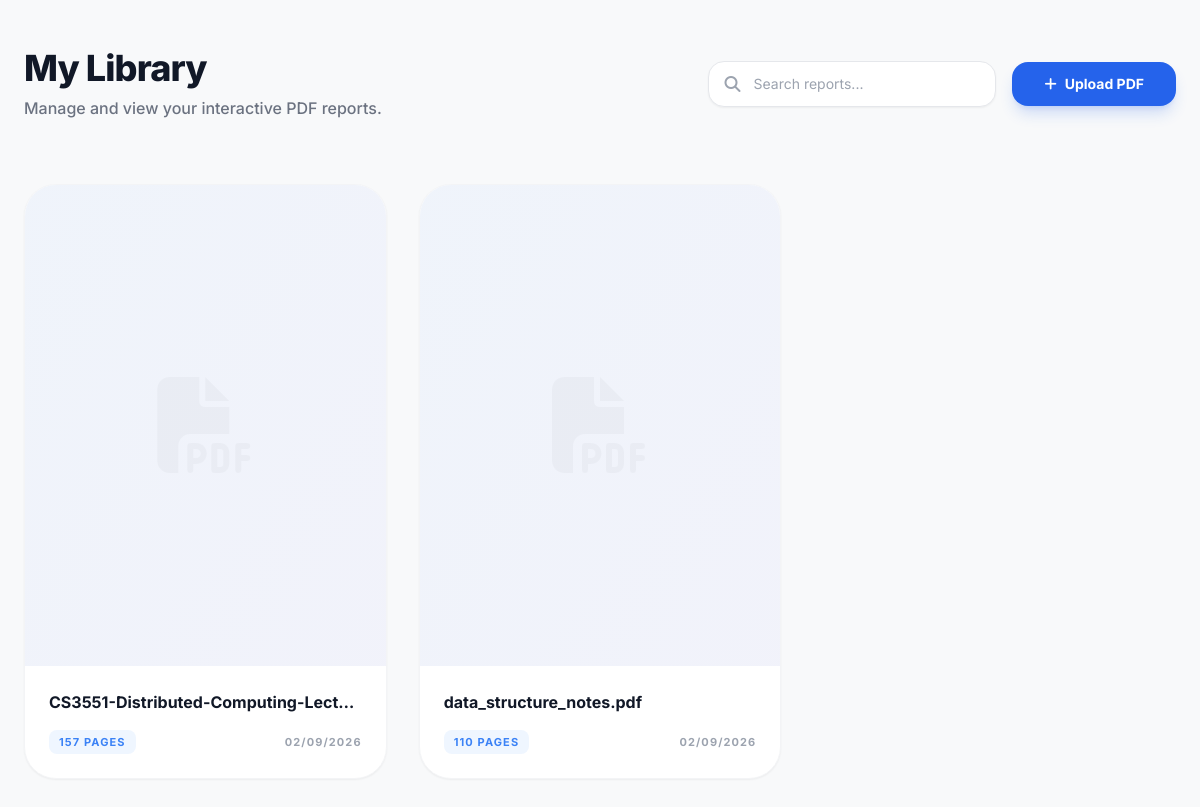
Before: / with the older database file.
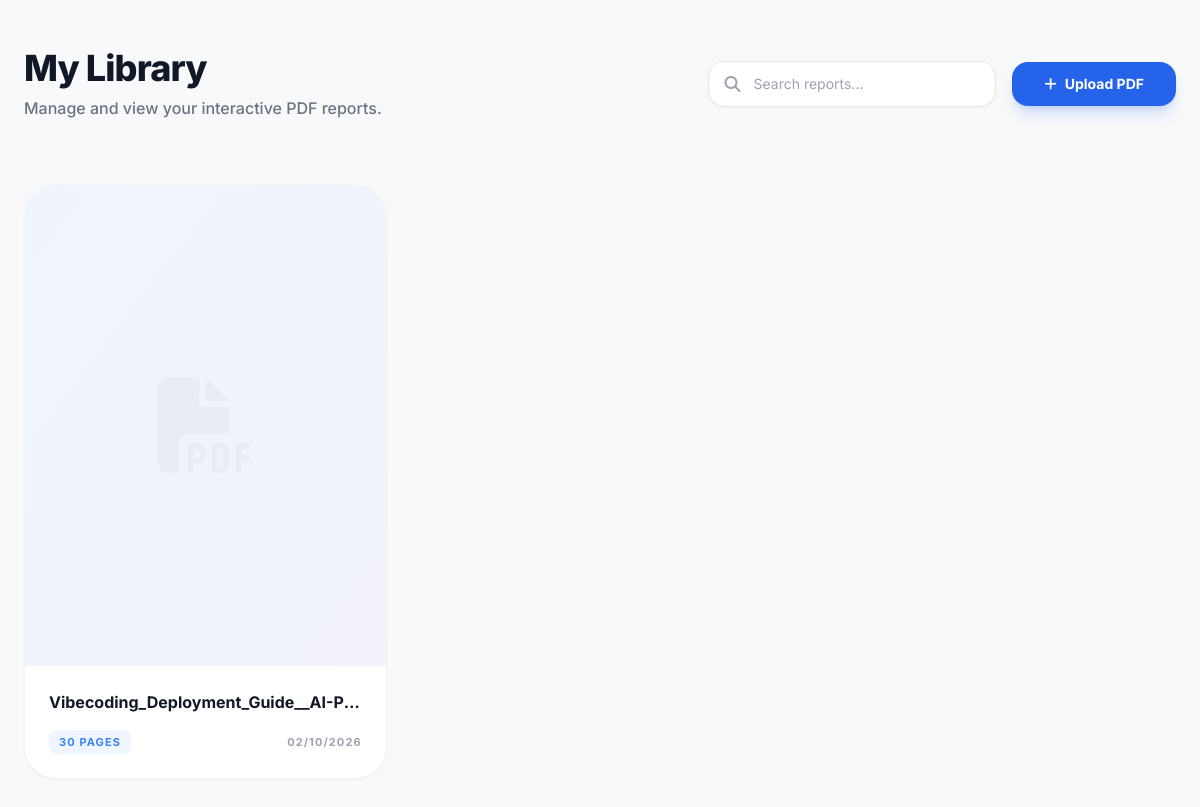
After: the same page with the newer database file.
### app.py (models this page shows)
class Book(db.Model):
    id = db.Column(db.Integer, primary_key=True)
    title = db.Column(db.String(255), nullable=False)
    filename = db.Column(db.String(255), nullable=False)
    page_count = db.Column(db.Integer)
    created_at = db.Column(db.DateTime, default=datetime.utcnow)
    notes = db.relationship('Note', backref='book', lazy=True, cascade="all, delete-orphan")
    highlights = db.relationship('Highlight', backref='book', lazy=True, cascade="all, delete-orphan")

### app.py (the view)
@app.route('/')
def index():
    try:
        books = Book.query.order_by(Book.created_at.desc()).all()
        return render_template('index.html', books=books)
    except Exception as e:
        print(f"Index error: {str(e)}")
        return jsonify({'error': 'Database connection failed'}), 503

### app.py (called while the page is built, shortened)
@app.before_request
def before_request():
    global _db_initialized, _db_error

### templates/index.html (shortened to what this page needs)
{% extends "base.html" %}
{% block content %}
<div class="animate-fade-in max-w-7xl mx-auto py-12 px-6">
    <header class="flex flex-col md:flex-row md:items-center justify-between gap-6 mb-16">
        <div>
            <h1 class="text-4xl font-extrabold tracking-tight text-gray-900 mb-2">My Library</h1>
            <p class="text-gray-500 font-medium">Manage and view your interactive PDF reports.</p>
        </div>
        <div class="flex items-center gap-4">
            <div class="relative hidden sm:block">
                <i class="fas fa-search absolute left-4 top-1/2 -translate-y-1/2 text-gray-400"></i>
                <input type="text" placeholder="Search reports..."
                    class="bg-white border border-gray-200 rounded-2xl pl-11 pr-6 py-3 text-sm text-gray-700 focus:outline-none focus:ring-4 focus:ring-blue-500/10 focus:border-blue-500 w-72 transition-all shadow-sm">
            </div>
            <button id="upload-trigger"
                class="px-8 py-3 bg-blue-600 hover:bg-blue-700 text-white text-sm font-bold rounded-2xl shadow-lg shadow-blue-600/20 transition-all flex items-center gap-2 active:scale-95">
                <i class="fas fa-plus"></i>
                Upload PDF
            </button>
        </div>
    </header>
    <div class="grid grid-cols-1 md:grid-cols-2 lg:grid-cols-3 xl:grid-cols-4 gap-8">
        {% for book in books %}
        <div
            class="bg-white rounded-[2rem] border border-gray-100 shadow-sm overflow-hidden group hover:shadow-xl hover:-translate-y-1 transition-all duration-300">
            <div class="aspect-[3/4] bg-gray-50 relative overflow-hidden">
                <div class="absolute inset-0 bg-gradient-to-br from-blue-500/5 to-indigo-500/5"></div>
                <div
                    class="absolute inset-0 flex items-center justify-center opacity-20 group-hover:scale-110 transition-transform duration-700">
                    <i class="fas fa-file-pdf text-8xl text-gray-300"></i>
                </div>
            </div>
            <div class="p-6">
                <div class="flex items-start justify-between gap-3 mb-4">
                    <h4 class="text-gray-900 font-bold truncate flex-1 hover:text-blue-600 transition-colors"
                        title="{{ book.title }}">
                        {{ book.title }}
                    </h4>
                </div>
                <div class="flex items-center justify-between text-[11px] font-bold uppercase tracking-widest">
                    <span class="text-blue-500 bg-blue-50 px-2.5 py-1 rounded-lg">
                        {{ book.page_count }} Pages
                    </span>
                    <span class="text-gray-400">
                        {{ book.created_at.strftime('%m/%d/%Y') }}
                    </span>
                </div>
            </div>
        </div>
        {% endfor %}
    </div>
</div>
{% endblock %}

### templates/base.html (shortened to what this page needs)
<!DOCTYPE html>
<html lang="en">
<head>
    <script src="https://cdn.tailwindcss.com"></script>
    <link rel="stylesheet" href="https://cdnjs.cloudflare.com/ajax/libs/font-awesome/6.4.0/css/all.min.css">
</head>
<body class="font-sans antialiased">
    <div class="min-h-screen">
        <main class="w-full">
            {% block content %}{% endblock %}
        </main>
    </div>
</body>
</html>

### templates/base.html (style rules this page uses)
body { background-color: #f8f9fa; color: #333; }
.animate-fade-in { animation: fadeIn 0.5s ease-out forwards; }

Changed rows visible on the page:
removed Book: title "CS3551-Distributed-Computing-Lect…", page_count "157", created_at "02/09/2026"
removed Book: title "data_structure_notes.pdf", page_count "110", created_at "02/09/2026"
added Book: title "Vibecoding_Deployment_Guide__AI-P…", page_count "30", created_at "02/10/2026"
